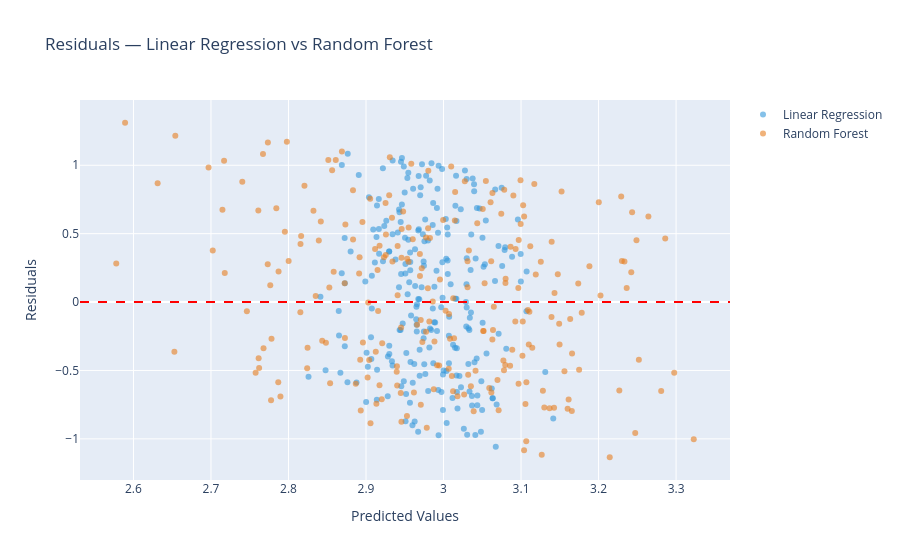

Notebook cell for this chart:
### Code cell
# Residuals - Both Models
fig3 = go.Figure()

fig3.add_trace(go.Scatter(
    x=y_pred, y=y_test - y_pred,
    mode='markers',
    name='Linear Regression',
    marker=dict(color='#3498db', opacity=0.6)
))

fig3.add_trace(go.Scatter(
    x=rf_pred, y=y_test - rf_pred,
    mode='markers',
    name='Random Forest',
    marker=dict(color='#e67e22', opacity=0.6)
))

fig3.add_hline(y=0, line_dash='dash', line_color='red')

fig3.update_layout(
    title='Residuals — Linear Regression vs Random Forest',
    xaxis_title='Predicted Values',
    yaxis_title='Residuals'
)
fig3.show()
fig3.write_html("../visualizations/Residuals — Linear Regression vs Random Forest.html ")

### Figure 1 — Plotly figure (JSON) as saved in the notebook; plotly's stock layout.template omitted (floating-point values rounded to 4 significant figures; data arrays with more than 128 entries replaced by an {"elided": "..."} marker saying what was removed)
{"data": [{"marker": {"color": "#3498db", "opacity": 0.6}, "mode": "markers", "name": "Linear Regression", "type": "scatter", "x": {"elided": "234 float values"}, "y": {"elided": "234 float values"}}, {"marker": {"color": "#e67e22", "opacity": 0.6}, "mode": "markers", "name": "Random Forest", "type": "scatter", "x": {"elided": "234 float values"}, "y": {"elided": "234 float values"}}], "layout": {"shapes": [{"line": {"color": "red", "dash": "dash"}, "type": "line", "x0": 0, "x1": 1, "xref": "x domain", "y0": 0, "y1": 0, "yref": "y"}], "title": {"text": "Residuals — Linear Regression vs Random Forest"}, "xaxis": {"title": {"text": "Predicted Values"}}, "yaxis": {"title": {"text": "Residuals"}}}}
